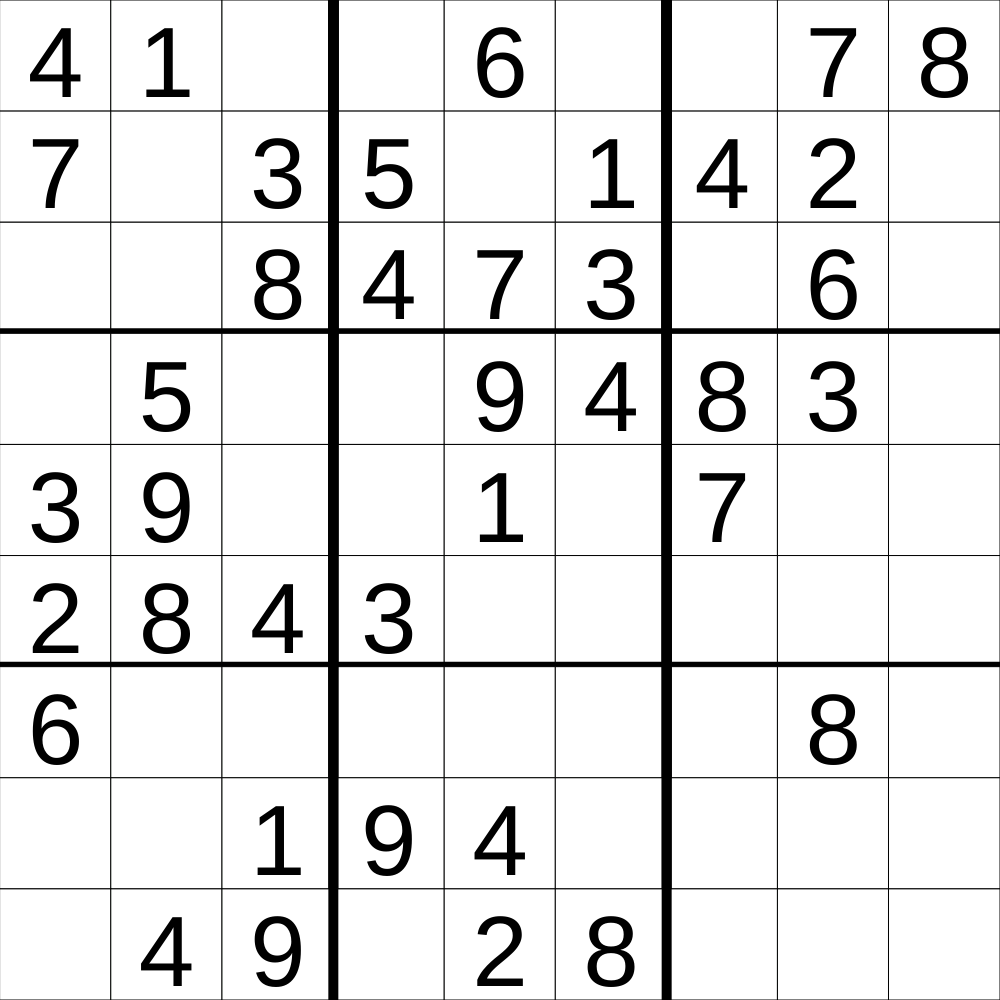
Frame 1 (no input)
Frame 60 (no input): identical to frame 1, image omitted
Frame 120 (the mouse pressed at the canvas centre since frame 60): identical to frame 1, image omitted

The p5.js sketch that drew this single still picture (run headless with seeded random() and noise() and a simulated clock; from frame 60 on, the mouse is pressed at the canvas centre):

// p5.js sketch
// ── sketch.js
// Project Title

let cellSideLength;
let ROWS = 9;
let COLS = 9;
let grid = [[4,1,0,0,6,0,0,7,8],
[7,0,3,5,0,1,4,2,0],
[0,0,8,4,7,3,0,6,0],
[0,5,0,0,9,4,8,3,0],
[3,9,0,0,1,0,7,0,0],
[2,8,4,3,0,0,0,0,0],
[6,0,0,0,0,0,0,8,0],
[0,0,1,9,4,0,0,0,0],
[0,4,9,0,2,8,0,0,0]];

//createGrid(ROWS,COLS);
let canvasSide;
let selectedGrid;
let lastgrid = [-1,-1];
let ischosen = false;
let inputNumber;
let numberSet = [1,2,3,4,5,6,7,8,9]
let isKeyInsert = false;
let keyEntered;
let rowNumbers;
let testSet = new Set([1,2,3,4,5])
let foundRepeat;
let colNumbers;
let verRepeat = false;
let horRepeat = false;
let squareNumber;
let sqrRepeat = false;


function setup() {
  if (windowWidth > windowHeight){
    createCanvas(windowHeight, windowHeight);
    cellSideLength = windowHeight/9;
    canvasSide = windowHeight;
  }
  if (windowHeight > windowWidth){
    createCanvas(windowWidth, windowWidth);
    cellSideLength = windowWidth/9;
    canvasSide = windowWidth;
  }
  selectedGrid = [0,0]
    textAlign(CENTER);
//  rectMode(CENTER)
}

function draw() {
  background('green');
  drawGrid();
  displayNumber();
  checkVerRepeat()
}

function createGrid(ROWS,COLS){
  empty = []
  for (let y=0;y<ROWS;y++){
    empty.push([])
    for (let x=0;x<COLS;x++){
      empty[y].push()
    }
  }
  return empty
}

function drawGrid(){

  for (let y=0;y<ROWS;y++){
    if (y%3 === 0 && y != 0){
      strokeWeight(10);
      line(0,y*cellSideLength,canvasSide,y*cellSideLength);
    }
    for (let x=0;x<COLS;x++){
      let a = selectedGrid[0];
      let b = selectedGrid[1];
      if (ischosen){
        fill("grey")     
        strokeWeight(0)
        square(a*cellSideLength,b*cellSideLength,cellSideLength)
      }
      
      if (foundRepeat){
        fill("red")
        strokeWeight(0)
        square(a*cellSideLength,b*cellSideLength,cellSideLength)
      }
      fill("white")
      strokeWeight(1)
      square(x*cellSideLength,y*cellSideLength,cellSideLength)
      if (x%3 === 0 && x!=0){
        strokeWeight(10);
        line(x*cellSideLength,0, x*cellSideLength, canvasSide);
      }
    }
  }
}

function displayNumber(){
  for (let y=0;y<ROWS;y++){
    for (let x=0;x<COLS;x++){
      if (grid[y][x] !== 0){
      fill("black")
      textSize(cellSideLength*.9)
      text(grid[y][x],x*cellSideLength+cellSideLength/2,y*cellSideLength + cellSideLength*7/8)
     }
   }
  }
}

function keyTyped(){
  if (ischosen){

    let y = selectedGrid[1]
    rowNumbers = new Set(grid[y])

    if (rowNumbers.has(keyEntered.toString())){ // if the number already exist in such row
      foundRepeat = true  // trigger repeat
     }
     else{
        foundRepeat = false;
      }
      checkHorRepeat()
      checkVerRepeat()
      checkSquareRepeat()
      checkRepeat()

//    if (key in numberSet){
    grid[selectedGrid[1]][selectedGrid[0]] = key 
//    }
    keyEntered = key;
  }
}

function mouseClicked(){
  let x = Math.floor(mouseX/cellSideLength)
  let y = Math.floor(mouseY/cellSideLength)
  
  selectedGrid[0] = x;
  selectedGrid[1] = y;
  if (x === lastgrid[0] && y === lastgrid[1]){
    selectedGrid[2] = 0;
    ischosen = !ischosen
  }
  else{
    ischosen = true
    foundRepeat = false;
  }

  lastgrid[0] = x
  lastgrid[1] = y
}

function checkHorRepeat(){
  keyEntered = key;
  let y = selectedGrid[1]
  rowNumbers = new Set(grid[y])

  if (rowNumbers.has(keyEntered)){
    horRepeat = true
  }
  else{
    horRepeat = false;
  }
}

function checkVerRepeat(){
  let x = selectedGrid[0]
  keyEntered = key;
  colNumbers = new Set()
  for(let y=0;y<9;y++){
    colNumbers.add(grid[y][x])
  }
  if (colNumbers.has(keyEntered)){
    verRepeat = true
  }
  else{
    verRepeat = false;
  }
}

function checkSquareRepeat(){
  let x = Math.floor(selectedGrid[0]/ 3)
  let y = Math.floor(selectedGrid[1]/ 3)


  let squareNumber = new Set()
  keyEntered = key;
  for (let i=0;i<3;i++){
    for (let j=0;j<3;j++){
      squareNumber.add(grid[3*y+i][3*x+j])
    }
  }

  if (squareNumber.has(keyEntered)){
    sqrRepeat = true
  }
  else{
    sqrRepeat = false;
  }

}

function checkRepeat(){
  if (verRepeat || horRepeat || sqrRepeat){
    foundRepeat = true
  }
  else{
    foundRepeat = false;
  }
}
